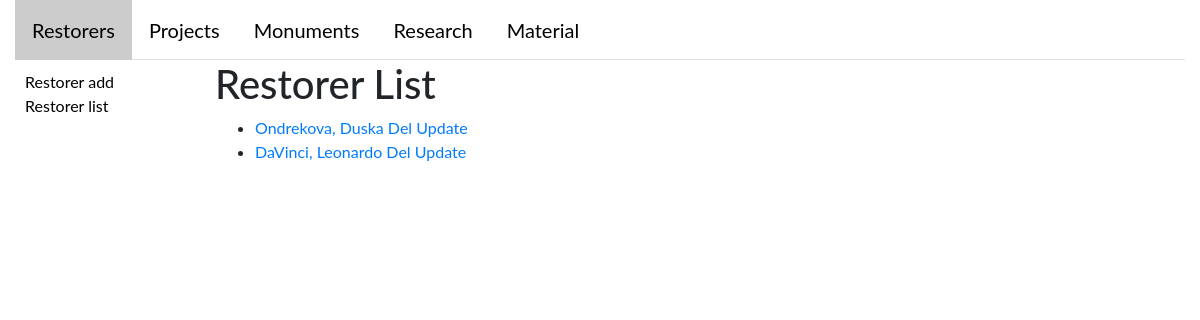
The page /restorer/list on the database its author committed.
### catalogWeb/models.py (models this page shows)
class Restorer(AlbumMixin, models.Model):
    first_name = models.CharField(max_length=45)
    last_name = models.CharField(max_length=45)
    description = models.CharField(max_length=200)
    album = models.OneToOneField('album.Album', null=True)
    def __str__(self):
        return '%s, %s' % (self.last_name, self.first_name)

### catalogWeb/views/restorer.py (the view)
# urls.py: url(r'restorer/list', views.RestorerListView.as_view(), name='restorerList'),
class RestorerListView(generic.ListView):
    model = Restorer
    template_name = 'catalogWeb/restorer/restorer_list.html'
    paginate_by = 10
    @add_tab_name(TAB_NAME)
    def get_context_data(self, **kwargs):
        return super().get_context_data(**kwargs)

### catalogWeb/helpers.py (called while the page is built)
def add_tab_name(tab_name):
    def real_decorator(func):
        def wrapper(*args, **kwargs):
            context = func(*args, **kwargs)
            context['tab_name'] = tab_name
            return context
        return wrapper
    return real_decorator

### catalogWeb/templates/catalogWeb/restorer/restorer_list.html
{% extends "base_generic.html" %}
{% block sidebar %}
  <ul class="sidebar-nav  flex-column">
    <li><a href="{% url 'restorerCreate' %}">Restorer add</a></li>
    <li><a href="{% url 'restorerList' %}">Restorer list</a></li>
  </ul>
{% endblock sidebar %}
{% block content %}
    <h1>Restorer List</h1>
    {% if restorer_list %}
    <ul>
      {% for restorer in restorer_list %}
      <li>
        <a href="{% url 'restorerDetail' restorer.id %}"> {{  restorer }}</a>
          <a href="{% url 'restorerDelete' restorer.id %}"> Del</a>
            <a href="{% url 'restorerUpdate' restorer.id %}"> Update</a>
      </li>
      {% endfor %}
    </ul>
    {% else %}
      <p>There are no books in the library.</p>
    {% endif %}
{% endblock %}

### catalogWeb/static/catalogWeb/css/mystyle.css (style rules this page uses)
body { font-family: "Lato", sans-serif; }
.sidebar-nav { float: left; }
.sidebar-nav a { color: black; }
ul.sidebar-nav { padding: 10px; }
.sidebar-nav li { list-style-type: none; }

### rows shown on the page
Restorer: last_name+first_name "Ondrekova, Duska"
Restorer: last_name+first_name "DaVinci, Leonardo"
